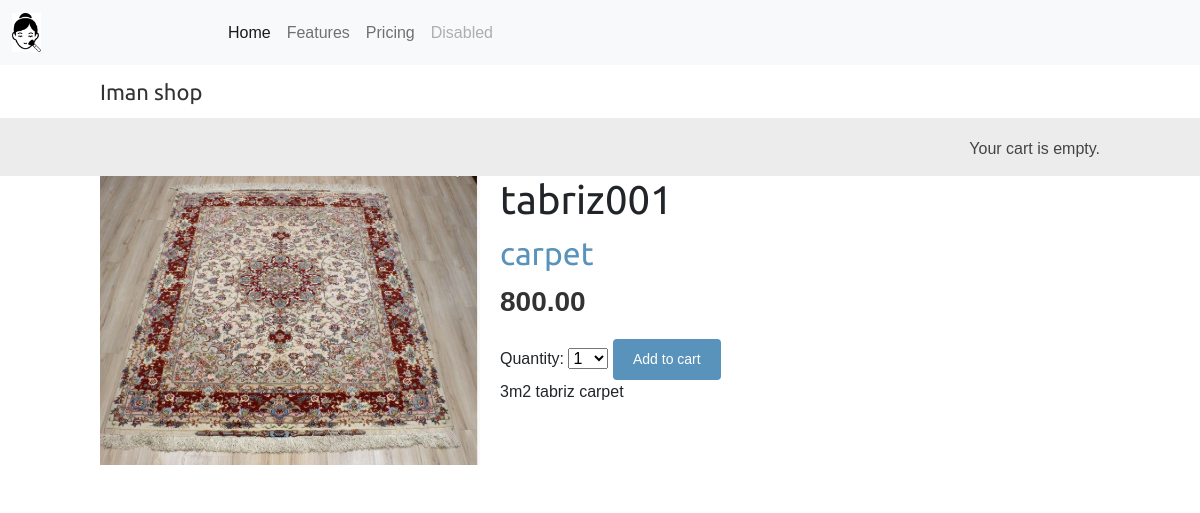
Page /shop/1/tabriz001/ on the committed database.
### shop/models.py (models this page shows, shortened)
class Product(models.Model):
    category = models.ForeignKey('Category', on_delete=models.CASCADE, related_name='products')
    name = models.CharField(max_length=200, )
    slug = models.SlugField(max_length=200)
    image = models.ImageField(upload_to='products/%Y/%m/%d', blank=True)
    description = models.TextField()
    price = models.DecimalField(decimal_places=2, max_digits=10)
    available = models.BooleanField(default=False)
    created = models.DateTimeField(auto_now_add=True)
    updated = models.DateTimeField(auto_now=True)
    class Meta:
        ordering = ['name']
        indexes = [
            models.Index(fields=['id', 'slug']),
            models.Index(fields=['name']),
            models.Index(fields=['-created']),
        ]

class Category(models.Model):
    name = models.CharField(max_length=200, )
    slug = models.SlugField()
    class Meta:
        ordering = ['name']
        indexes = [models.Index(fields=['name']), ]
    def get_absolute_url(self):
        return reverse('shop:product_list_by_cat', args=[self.slug])

### shop/views.py (the view)
# urls.py: path('<int:id>/<slug:slug>/', views.product_detail, name='product_detail'),
def product_detail(request, id, slug):
    product = get_object_or_404(Product, id=id,
                                slug=slug,
                                available=True)
    cart_product_form = CartAddProductForm()
    return render(request,
                  'shop/product/detail.html',
                  {'product': product,
                   'cart_product_form': cart_product_form})

### cart/forms.py
class CartAddProductForm(forms.Form):
    quantity = forms.TypedChoiceField(
                                choices=PRODUCT_QUANTITY_CHOICES,
                                coerce=int)
    override = forms.BooleanField(required=False,
                                  initial=False,
                                  widget=forms.HiddenInput)

### cart/cart.py (called while the page is built)
    def __len__(self):
        return sum(item['quantity'] for item in self.cart.values())

### cart/context_processors.py (called while the page is built)
def cart(request):
    return {'cart': Cart(request)}

### shop/templates/shop/product/detail.html (shortened to what this page needs)
{% extends 'base.html' %}
{% load static %}
{% block content %}
    <div class="product-detail">
        <img src="{% if product.image %}{{ product.image.url }}{% else %}{% static 'img/no_image.jpg' %}{% endif %}">
        <h1>{{ product.name }}</h1>
        <h2><a href="{{ product.category.get_absolute_url }}"> {{ product.category.name }}</a></h2>
        <p class="price">{{ product.price }}</p>
        <form action="{% url "cart:cart_add" product.id %}" method="post" >
            {{ cart_product_form }}
            <input type="submit" value="Add to cart">
        </form>
        {{ product.description|linebreaks }}
    </div>
{% endblock %}

### shop/static/css/base.css (style rules this page uses)
body { margin:0; padding:0; font-family:helvetica, sans-serif; }
h1, h2, h3, h4, h5 , h6 { font-family: 'Ubuntu', sans-serif; font-weight:normal; }
a { text-decoration:none; color:#5993bb; }
a.button, input[type="submit"] { color:#fff; background:#5993bb; border-radius:4px; padding:10px 20px; font-size:14px; border:0; }
.product-detail { text-align:justify; }
.product-detail .price { color:#333; font-size:28px; font-weight:bold; }
.product-detail img { width:40%; float:left; padding:0 20px 20px 0; }
.product-detail h1 { margin-bottom:0; }
.product-detail h2 { margin-top:10px; }

### rows in the picture
Product: image (picture), name "tabriz001", category.name "carpet", price "800.00", description "3m2 tabriz carpet"
